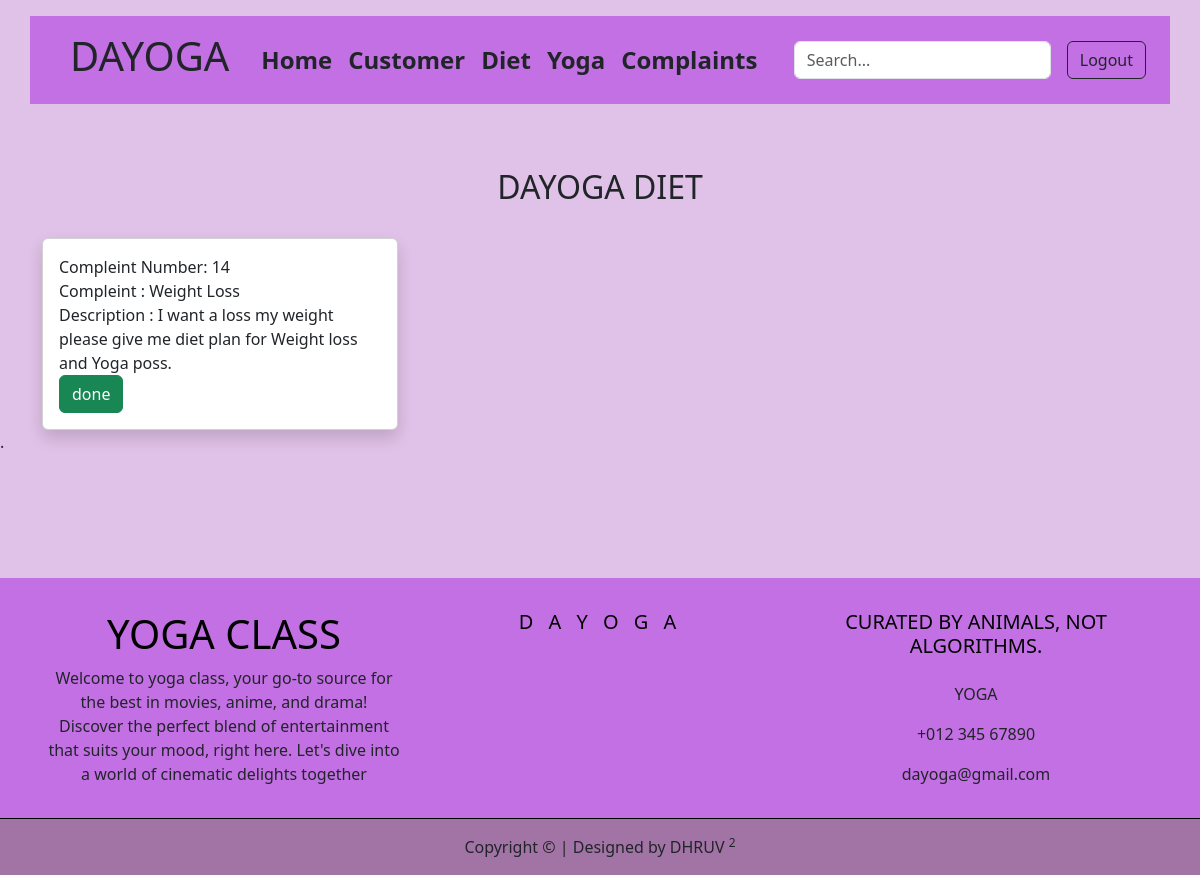
Page /owner/owner_all_complaint.php (signed in) on the committed database.
### tables this page shows
CREATE TABLE `complaint` (
  `id` int(10) NOT NULL,
  `customer_id` varchar(50) NOT NULL,
  `name` varchar(50) NOT NULL,
  `email` varchar(50) NOT NULL,
  `description` varchar(200) NOT NULL
);

### owner/owner_all_complaint.php (the view, shortened to what this page needs)
<?php
include '../connection.php';
?>
<!DOCTYPE html>
<html lang="en">
<head>
    <link rel="stylesheet" href="../css/bootstrap.css">
</head>
<body style=" background-color: rgb(224 193 231);">
<?php include 'navbar.php'; ?>
    <div class="container">
        <div class="row row-gap-4">
            <?php
            $select_diet = "SELECT * FROM complaint";
            $data = mysqli_query($conn, $select_diet);
            $total = mysqli_num_rows($data);
            if ($total > 0) {
                echo '<h2 class="text-center pt-5">DAYOGA DIET </h2>';
                while ($fetch_diet = mysqli_fetch_assoc($data)) {
                    ?>
                    <div class="col-4">
                        <div class="card shadow h-100">
                            <div class="card-body">
                                <div class="id">Compleint Number:
                                    <?php echo $fetch_diet['id']; ?>
                                </div>
                                <div class="name">Compleint :
                                    <?php echo $fetch_diet['name']; ?>
                                </div>
                                Description :
                                <?php echo $fetch_diet['description']; ?><br>
                                <div class="my-flex-btn">
                                    <a href="complain_delete.php?id=<?= $fetch_diet['id']; ?>" class="btn btn-success"
                                        onclick="return confirm('compleint solved ?');">done</a>
                                </div>
                            </div>
                        </div>
                    </div>
                <?php } ?>
                <?php
            } else {
            }
            ?>
        </div>
    </div>
    <?php include 'footer.php'; ?>
</body>
</html>

### rows in the picture
complaint: id "14", name "Weight Loss", description "I want a loss my weight please give me diet plan for Weight loss and Yoga poss."
